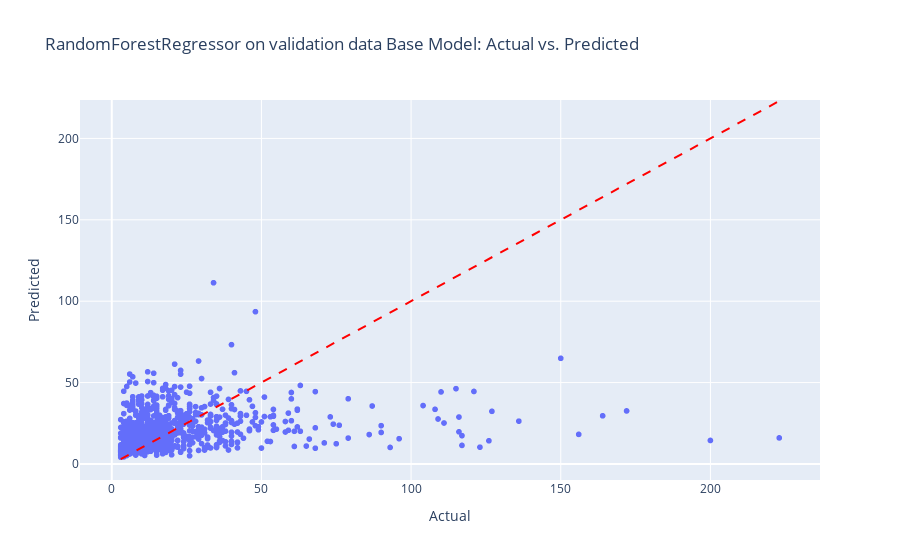

The notebook cell this image was saved under:
### Markdown cell above
## RandomForestRegression

### Code cell
model_rf = RandomForestRegressor(random_state=42)
model_rf.fit(X_train_imputed, y_train)

# Evaluate the model on validation data
y_val_pred_rf = model_rf.predict(X_val_imputed)
rmse_val_rf = (root_mean_squared_error(y_val, y_val_pred_rf))
print(f"RMSE on Validation Set (RandomForest): {rmse_val_rf:.3f}")
plot_actual_vs_pred(y_val, y_val_pred_rf, "RandomForestRegressor on validation data Base Model")

### Figure 1 — Plotly figure (JSON) as saved in the notebook; plotly's stock layout.template omitted (floating-point values rounded to 4 significant figures; data arrays with more than 128 entries replaced by an {"elided": "..."} marker saying what was removed)
{"data": [{"hovertemplate": "Actual=%{x}<br>Predicted=%{y}<extra></extra>", "legendgroup": "", "marker": {"color": "#636efa", "symbol": "circle"}, "mode": "markers", "name": "", "showlegend": false, "type": "scattergl", "x": {"elided": "1160 int values"}, "xaxis": "x", "y": {"elided": "1160 float values"}, "yaxis": "y"}], "layout": {"legend": {"tracegroupgap": 0}, "shapes": [{"line": {"color": "Red", "dash": "dash"}, "type": "line", "x0": 3, "x1": 223, "y0": 3, "y1": 223}], "title": {"text": "RandomForestRegressor on validation data Base Model: Actual vs. Predicted"}, "xaxis": {"anchor": "y", "domain": [0, 1], "title": {"text": "Actual"}}, "yaxis": {"anchor": "x", "domain": [0, 1], "title": {"text": "Predicted"}}}}
